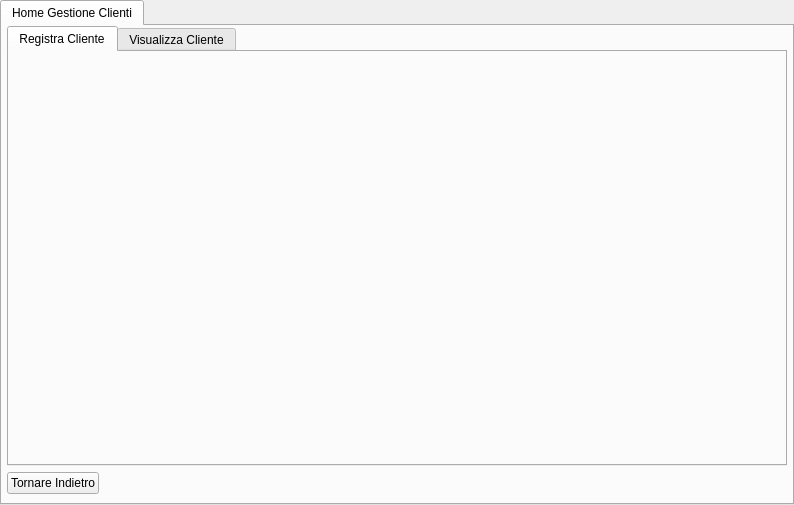
<?xml version="1.0" encoding="UTF-8"?>
<ui version="4.0">
 <class>tabwidgetHomeGestioneClienti</class>
 <widget class="QTabWidget" name="tabwidgetHomeGestioneClienti">
  <property name="geometry">
   <rect>
    <x>0</x>
    <y>0</y>
    <width>794</width>
    <height>505</height>
   </rect>
  </property>
  <property name="windowTitle">
   <string>Struttura Alberghiera</string>
  </property>
  <widget class="QWidget" name="mainTab">
   <attribute name="title">
    <string>Home Gestione Clienti</string>
   </attribute>
   <layout class="QGridLayout" name="gridLayout_4">
    <property name="leftMargin">
     <number>5</number>
    </property>
    <property name="topMargin">
     <number>0</number>
    </property>
    <property name="rightMargin">
     <number>5</number>
    </property>
    <item row="1" column="0">
     <widget class="QPushButton" name="btnTornareHomeReceptionist">
      <property name="text">
       <string>Tornare Indietro</string>
      </property>
     </widget>
    </item>
    <item row="1" column="1">
     <spacer name="horizontalSpacer">
      <property name="orientation">
       <enum>Qt::Horizontal</enum>
      </property>
      <property name="sizeHint" stdset="0">
       <size>
        <width>40</width>
        <height>20</height>
       </size>
      </property>
     </spacer>
    </item>
    <item row="0" column="0" colspan="3">
     <widget class="QTabWidget" name="tabwidgetScelteHomeGestioneClienti">
      <property name="currentIndex">
       <number>0</number>
      </property>
      <widget class="QWidget" name="tabRegistraClienti">
       <attribute name="title">
        <string>Registra Cliente</string>
       </attribute>
       <layout class="QGridLayout" name="gridLayout_5"/>
      </widget>
      <widget class="QWidget" name="tabVisualizzaClienti">
       <attribute name="title">
        <string>Visualizza Cliente</string>
       </attribute>
       <layout class="QGridLayout" name="gridLayout_2"/>
      </widget>
     </widget>
    </item>
   </layout>
  </widget>
 </widget>
 <resources/>
 <connections/>
</ui>
